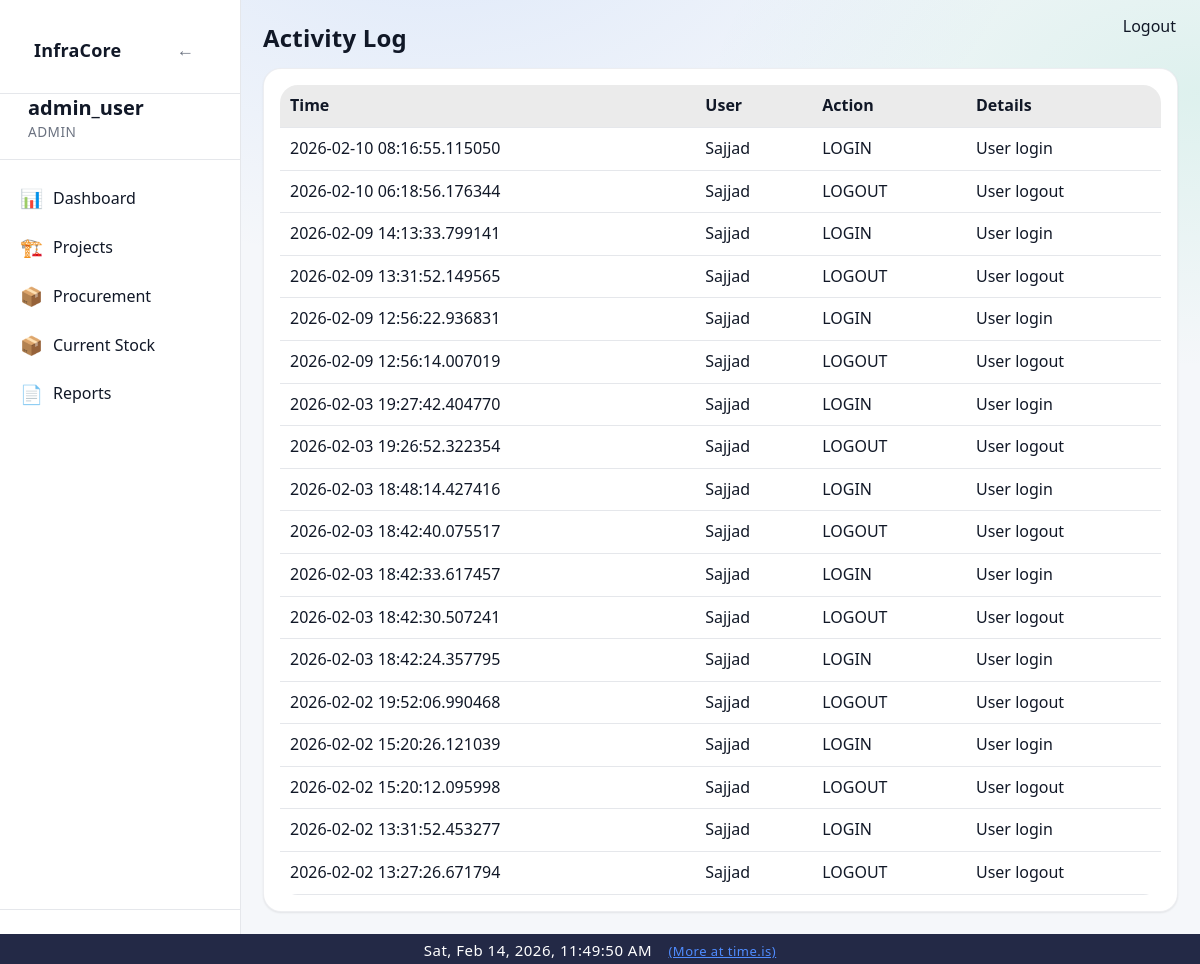
Before: /activity (signed in) with the older database file.
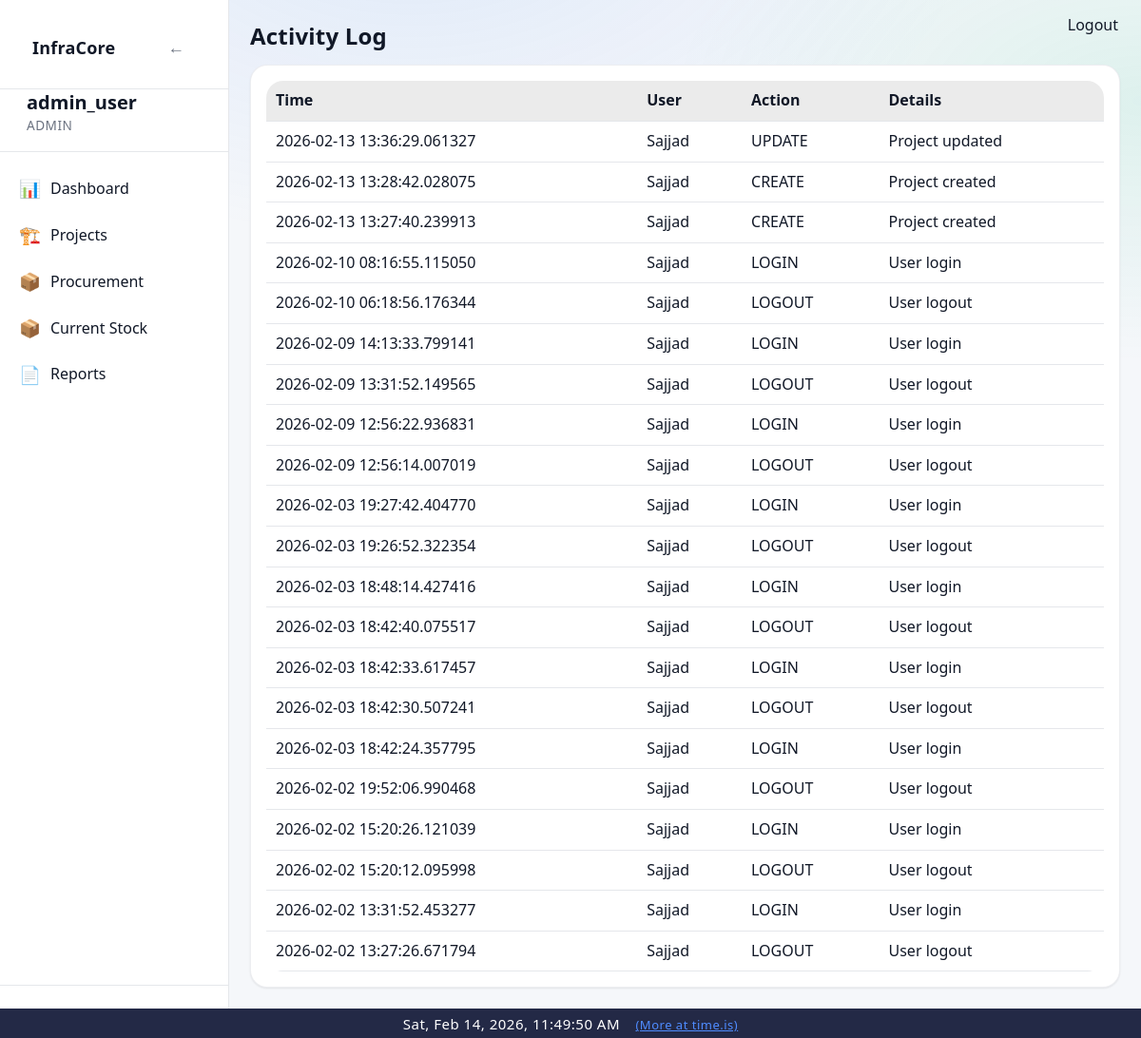
After: the same page with the newer database file.
### app/models/activity_log.py (models this page shows)
class ActivityLog(Base):
    __tablename__ = "activity_logs"
    __table_args__ = (
        Index("ix_activity_logs_created_at", "created_at"),
        Index("ix_activity_logs_user_id", "user_id"),
    )
    id = Column(Integer, primary_key=True, index=True)
    user_id = Column(Integer, ForeignKey("users.id"), nullable=True)
    username = Column(String(150), nullable=False)
    role = Column(String(50), nullable=True)
    action = Column(String(20), nullable=False)  # CREATE, UPDATE, DELETE, ARCHIVE, LOGIN, LOGOUT
    entity_type = Column(String(50), nullable=True)  # Project, Activity, Material, User, Execution
    entity_id = Column(Integer, nullable=True)
    description = Column(Text, nullable=True)
    old_value = Column(Text, nullable=True)  # JSON string
    new_value = Column(Text, nullable=True)  # JSON string
    ip_address = Column(String(64), nullable=True)
    created_at = Column(DateTime, default=datetime.utcnow, nullable=False)
    details = Column(String, nullable=True)
    timestamp = Column(DateTime, default=datetime.utcnow)

### app/routes/activity.py (the view)
@router.get("/activity", response_class=HTMLResponse)
def activity_page(request: Request, db: Session = Depends(get_db)):
    user = request.session.get("user")
    if user is None or user["role"] != "admin":
        return RedirectResponse("/dashboard", status_code=302)
    logs = get_recent_activities(db)
    return templates.TemplateResponse(
        "activity.html",
        {
            "request": request,
            "user": user,
            "logs": logs,
        }
    )

### app/templates/activity.html
{% extends "base.html" %}
{% block content %}
<h1 class="page-title">Activity Log</h1>
<div class="card">
    <table class="table">
        <thead>
            <tr>
                <th>Time</th>
                <th>User</th>
                <th>Action</th>
                <th>Details</th>
            </tr>
        </thead>
        <tbody>
            {% for log in logs %}
            <tr>
                <td>{{ log.timestamp }}</td>
                <td>{{ log.username }}</td>
                <td>{{ log.action }}</td>
                <td>{{ log.details }}</td>
            </tr>
            {% else %}
            <tr>
                <td colspan="4">No activity recorded</td>
            </tr>
            {% endfor %}
        </tbody>
    </table>
</div>
{% endblock %}

Changed rows visible on the page:
added ActivityLog: timestamp "2026-02-13 13:36:29.061327", username "Sajjad", action "UPDATE", details "Project updated"
added ActivityLog: timestamp "2026-02-13 13:28:42.028075", username "Sajjad", action "CREATE", details "Project created"
added ActivityLog: timestamp "2026-02-13 13:27:40.239913", username "Sajjad", action "CREATE", details "Project created"
